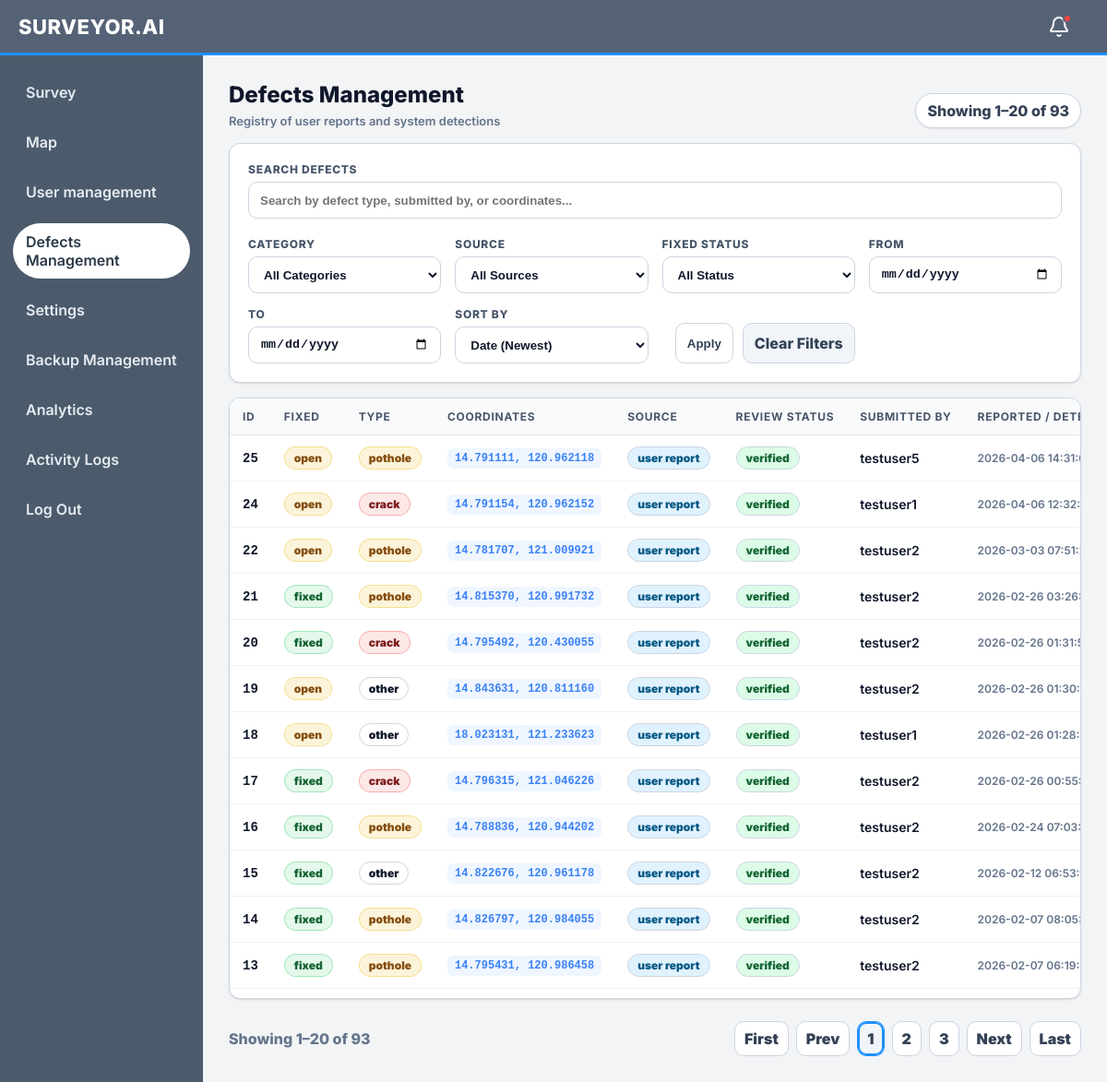
The page /defects (signed in) on the database as committed earlier.
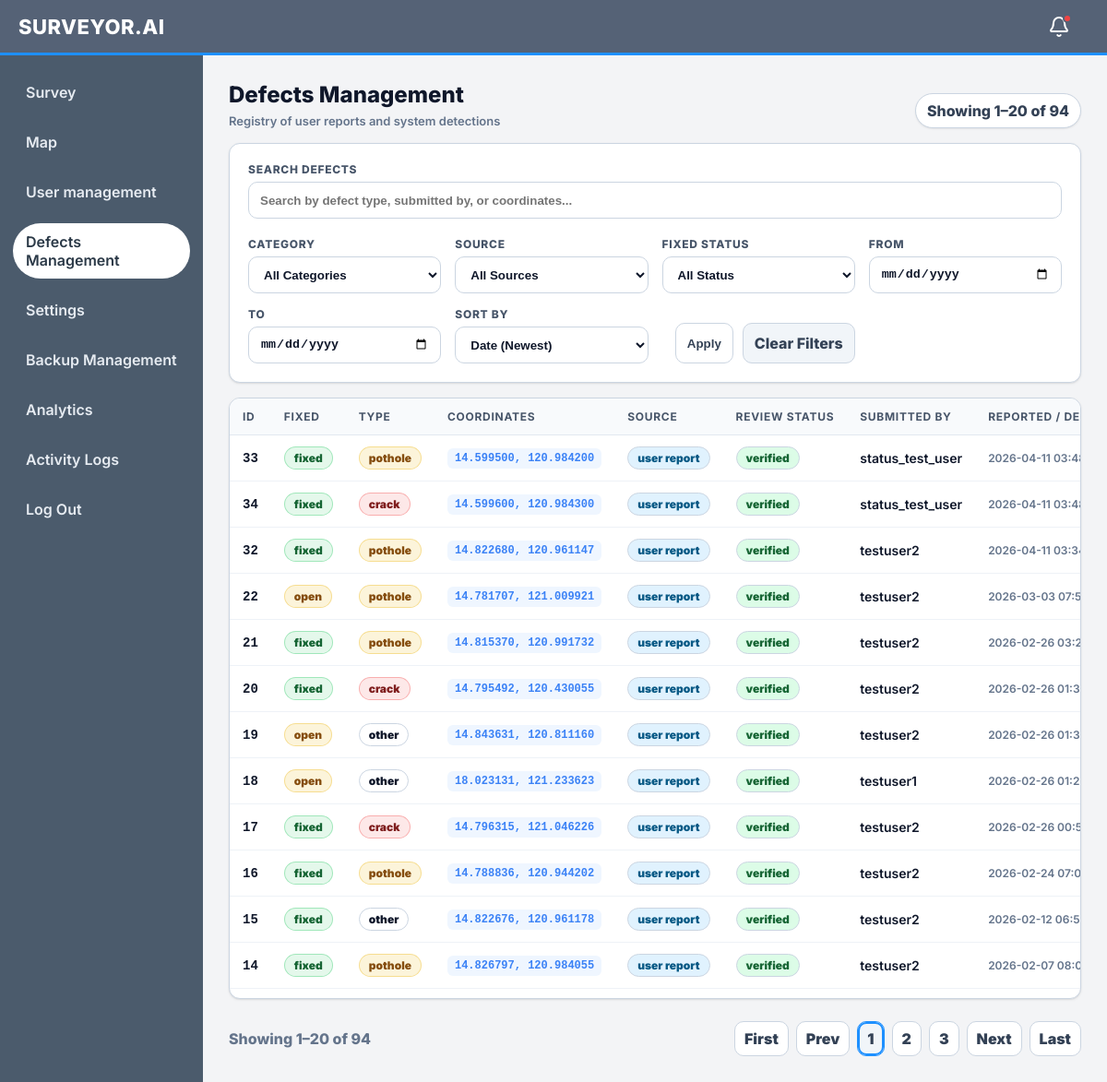
The same page on the database as committed later.
### app.py (models this page shows, shortened)
class Report(db.Model):
    id = db.Column(db.Integer, primary_key=True)
    user_id = db.Column(db.Integer, db.ForeignKey('user.id'), nullable=False, index=True)
    title = db.Column(db.String(200), nullable=False)
    body = db.Column(db.Text, nullable=False)
    latitude = db.Column(db.Float, nullable=True)
    longitude = db.Column(db.Float, nullable=True)
    obstruction_type = db.Column(db.String(50), nullable=True)
    photo_path = db.Column(db.String(512), nullable=True)
    created_at = db.Column(db.Integer, nullable=False, default=lambda: int(time.time()))
    status_updated_at = db.Column(db.Integer, nullable=True, default=lambda: int(time.time()))
    is_fixed = db.Column(db.Boolean, nullable=False, default=False)
    fixed_at = db.Column(db.Integer, nullable=True)
    is_false_report = db.Column(db.Boolean, nullable=False, default=False)
    thumbs_up_count = db.Column(db.Integer, nullable=False, default=0)
    thumbs_down_count = db.Column(db.Integer, nullable=False, default=0)

class User(db.Model):
    id = db.Column(db.Integer, primary_key=True)
    username = db.Column(db.String(150), unique=True, nullable=False)
    email = db.Column(db.String(255), unique=True, nullable=False)
    password_hash = db.Column(db.String(255), nullable=False)
    role = db.Column(db.String(20), nullable=False, default='user')
    status = db.Column(db.String(20), nullable=False, default='active')
    suspended_until = db.Column(db.Integer, nullable=True)
    false_reports_count = db.Column(db.Integer, nullable=False, default=0)
    created_at = db.Column(db.Integer, nullable=False, default=lambda: int(time.time()))

### app.py (the view, shortened to what this page needs)
@app.route('/defects')
def defects_page():
    current_user = _require_admin_or_moderator()
    is_admin = _is_admin(current_user)
    is_admin_or_moderator = _is_admin_or_moderator(current_user)
    q_filter = (request.args.get('q') or '').strip()
    type_filter = (request.args.get('type') or '').strip().lower()
    source_filter = (request.args.get('source') or '').strip().lower()
    status_filter = (request.args.get('status') or '').strip().lower()
    unsure_filter = (request.args.get('unsure') or '').strip().lower()
    start_date = (request.args.get('start_date') or '').strip()
    end_date = (request.args.get('end_date') or '').strip()
    sort = (request.args.get('sort') or 'date_desc').strip().lower()
    try:
        page = max(1, int(request.args.get('page', '1')))
    except Exception:
        page = 1
    try:
        per_page = int(request.args.get('per_page', '20'))
    except Exception:
        per_page = 20
    if per_page not in (10, 20, 50, 100):
        per_page = 20
    reports_query = db.session.query(
        Report.id.label('id'),
        Report.obstruction_type.label('type'),
        Report.latitude.label('latitude'),
        Report.longitude.label('longitude'),
        Report.created_at.label('created_at'),
        Report.status_updated_at.label('status_updated_at'),
        User.username.label('submitted_by'),
        literal_column("'user'").label('source'),
        Report.is_fixed.label('is_fixed'),
        literal_column("'confirmed'").label('review_status'),
        literal_column("''").label('detected_class')
    ).join(User, Report.user_id == User.id).filter(Report.is_false_report == False)
    detections_query = db.session.query(
        Detection.id.label('id'),
        Detection.label.label('type'),
        Detection.latitude.label('latitude'),
        Detection.longitude.label('longitude'),
        Detection.created_at.label('created_at'),
        Detection.status_updated_at.label('status_updated_at'),
        literal_column("''").label('submitted_by'),
        literal_column("'system'").label('source'),
        Detection.is_fixed.label('is_fixed'),
        Detection.review_status.label('review_status'),
        Detection.detected_class.label('detected_class')
    )
    if source_filter:
        if source_filter == 'user':
            detections_query = detections_query.filter(text("1=0"))
        elif source_filter == 'system':
            reports_query = reports_query.filter(text("1=0"))
    combined_query = reports_query.union_all(detections_query)
    if sort == 'date_asc':
        combined_query = combined_query.order_by(text('created_at ASC'))
    elif sort == 'reported_asc':
        combined_query = combined_query.order_by(text('created_at ASC'))
    elif sort == 'reported_desc':
        combined_query = combined_query.order_by(text('created_at DESC'))
    elif sort == 'status_updated_asc':
        combined_query = combined_query.order_by(text('status_updated_at ASC'), text('created_at ASC'))
    elif sort == 'status_updated_desc':
        combined_query = combined_query.order_by(text('status_updated_at DESC'), text('created_at DESC'))
    elif sort == 'type':
        combined_query = combined_query.order_by(text('type ASC'), text('created_at DESC'))
    elif sort == 'source':
        combined_query = combined_query.order_by(text('source ASC'), text('created_at DESC'))
    elif sort == 'status':
        combined_query = combined_query.order_by(text('is_fixed ASC'), text('created_at DESC'))
    else: # date_desc default
        combined_query = combined_query.order_by(text('created_at DESC'))
    total = combined_query.count()
    pages = max(1, (total + per_page - 1) // per_page)
    if page > pages:
        page = pages
    offset = (page - 1) * per_page
    results = combined_query.limit(per_page).offset(offset).all()
    items = []
    for r in results:
        created_at_val = int(r.created_at) if r.created_at else 0
        status_updated_val = int(r.status_updated_at) if getattr(r, 'status_updated_at', None) else created_at_val
        items.append({
            'id': r.id,
            'type': r.type,
            'lat': r.latitude,
            'lon': r.longitude,
            'created_at': created_at_val,
            'created_at_iso': time.strftime('%Y-%m-%d %H:%M:%S', time.localtime(created_at_val)) if created_at_val else '',
            'status_updated_at': status_updated_val,
            'status_updated_at_iso': time.strftime('%Y-%m-%d %H:%M:%S', time.localtime(status_updated_val)) if status_updated_val else '',
            'submitted_by': r.submitted_by,
            'source': r.source,
            'is_fixed': r.is_fixed,
            'review_status': r.review_status,
            'detected_class': r.detected_class
        })
    start = 0 if total == 0 else offset + 1
    end = 0 if total == 0 else min(total, offset + len(items))
    return render_template(
        '/defects.html',
        items=items,
        total=total,
        page=page,
        pages=pages,
        per_page=per_page,
        start=start,
        end=end,
        q=q_filter,
        type_filter=type_filter,
        source_filter=source_filter,
        status_filter=status_filter,
        unsure_filter=unsure_filter,
        start_date=start_date,
        end_date=end_date,
        sort=sort,
        is_admin=is_admin,
        is_admin_or_moderator=is_admin_or_moderator,
        current_user=current_user,
        next_url=request.full_path
    )

### app.py (called while the page is built, shortened)
def _get_current_user():
    uid = session.get('user_id')
    if not uid:
        return None
    try:
        return User.query.get(int(uid))
    except Exception:
        return None

def _is_admin(user) -> bool:
    if not user:
        return False
    role = getattr(user, 'role', None)
    if role is None:
        return False
    return str(role).strip().lower() == 'admin'

def _is_admin_or_moderator(user) -> bool:
    return _is_admin(user) or _is_moderator(user)

def _require_admin_or_moderator():
    cu = _get_current_user()
    if not _is_admin_or_moderator(cu):
        abort(403)
    return cu

@app.before_request
def _block_writes_during_restore():
    if not RESTORE_STATE.get("in_progress"):
        return None

@app.context_processor
def inject_notifications():
    uid = session.get('user_id')
    count = 0
    if uid:
        try:
            count = Notification.query.filter_by(user_id=int(uid), is_read=False).count()
        except Exception:
            pass
    return dict(unread_notifications_count=count)

@app.before_request
def _ensure_gps_started():
    global _gps_started
    if not _gps_started:
        ensure_gps_thread()
        _gps_started = True

### templates/defects.html (shortened to what the changed rows need)
<!DOCTYPE html>
<html>
  <head>
    <link rel="stylesheet" href="{{ url_for('static', filename='css/users.css') }}" />
    <link rel="stylesheet" href="{{ url_for('static', filename='css/mobile-nav.css') }}" />
    <link rel="stylesheet" href="{{ url_for('static', filename='css/defects.css') }}" />
  </head>
  <body>
    <div class="layout">
      <main class="main">
        <div class="page">
          <div class="page-header">
            <div>
              <div class="title">Defects Management</div>
              <div class="subtitle">Registry of user reports and system detections</div>
            </div>
            <div class="count mobile-hide">Showing {{ start }}–{{ end }} of {{ total }}</div>
          </div>
          <div class="card">
            <div class="table-wrap tall">
              <table class="table" aria-label="Defects table">
                <thead>
                  <tr>
                    <th>ID</th>
                    <th>Fixed</th>
                    <th>Type</th>
                    <th>Coordinates</th>
                    <th>Source</th>
                    <th>Review Status</th>
                    <th>Submitted By</th>
                    <th>Reported / Detected At</th>
                  </tr>
                </thead>
                <tbody>
                  {% if items and items|length > 0 %}
                    {% for item in items %}
                      <tr>
                        <td class="mono">{{ item.id }}</td>
                        <td>
                          {% if item.is_fixed %}
                            <span class="badge badge--active">Fixed</span>
                          {% else %}
                            <span class="badge badge--suspended">Open</span>
                          {% endif %}
                        </td>
                        <td>
                          {% if 'pothole' in (item.type|lower) %}
                            <span class="badge badge--suspended">Pothole</span>
                          {% elif 'crack' in (item.type|lower) %}
                            <span class="badge badge--locked">Crack</span>
                          {% else %}
                            <span class="badge">{{ item.type }}</span>
                          {% endif %}
                        </td>
                        <td class="mono">
                          <a href="{{ url_for('map_page', lat=item.lat, lng=item.lon) }}" class="coords-link" title="View on map">
                            {{ "%.6f"|format(item.lat) }}, {{ "%.6f"|format(item.lon) }}
                          </a>
                        </td>
                        <td>
                          {% if item.source == 'system' %}
                            <span class="badge badge--active">System</span>
                          {% else %}
                            <span class="badge badge--user">User Report</span>
                          {% endif %}
                        </td>
                        <td>
                          {% if item.source == 'system' %}
                            {% if item.review_status == 'confirmed' %}
                              <span class="badge badge--confirmed">Validated</span>
                            {% elif item.review_status == 'pending' %}
                              <span class="badge badge--pending">Unvalidated</span>
                            {% elif item.review_status == 'rejected' %}
                              <span class="badge badge--rejected">Rejected</span>
                            {% else %}
                              <span class="muted">—</span>
                            {% endif %}
                          {% else %}
                            <span class="badge badge--confirmed">Verified</span>
                          {% endif %}
                        </td>
                        <td>
                          {% if item.submitted_by %}
                            {{ item.submitted_by }}
                          {% else %}
                            <span class="muted">—</span>
                          {% endif %}
                        </td>
                        <td><div class="timestamp">{{ item.created_at_iso or '—' }}</div></td>
                      </tr>
                    {% endfor %}
                  {% else %}
                    <tr>
                      <td colspan="10" class="empty">No defects found matching your criteria.</td>
                    </tr>
                  {% endif %}
                </tbody>
              </table>
            </div>
          </div>
          <div class="pagination">
            <div class="range">Showing {{ start }}–{{ end }} of {{ total }}</div>
            <div class="pager">
              <a class="page-btn" href="{{ url_for('defects_page', q=q, type=type_filter, unsure=unsure_filter, source=source_filter, status=status_filter, sort=sort, per_page=per_page, page=1) }}">First</a>
              <a class="page-btn" href="{{ url_for('defects_page', q=q, type=type_filter, unsure=unsure_filter, source=source_filter, status=status_filter, sort=sort, per_page=per_page, page=(page-1 if page>1 else 1)) }}">Prev</a>
              {% set start_page = (page - 2) if (page - 2) > 1 else 1 %}
              {% set end_page = (page + 2) if (page + 2) < pages else pages %}
              {% for p in range(start_page, end_page + 1) %}
                <a class="page-num {% if p == page %}active{% endif %}" href="{{ url_for('defects_page', q=q, type=type_filter, unsure=unsure_filter, source=source_filter, status=status_filter, sort=sort, per_page=per_page, page=p) }}">{{ p }}</a>
              {% endfor %}
              <a class="page-btn" href="{{ url_for('defects_page', q=q, type=type_filter, unsure=unsure_filter, source=source_filter, status=status_filter, sort=sort, per_page=per_page, page=(page+1 if page<pages else pages)) }}">Next</a>
              <a class="page-btn" href="{{ url_for('defects_page', q=q, type=type_filter, unsure=unsure_filter, source=source_filter, status=status_filter, sort=sort, per_page=per_page, page=pages) }}">Last</a>
            </div>
          </div>
        </div>
      </main>
    </div>
  </body>
</html>

Rows that differ between the two databases and show on the page:
no longer on this page (row edited): Report: id "25", shows "open", obstruction_type "pothole", lat "14.791111", lon "120.962118", shows "user report", shows "verified", submitted_by "testuser5", created_at_iso "2026-04-06…"
no longer on this page (row edited): Report: id "24", shows "open", obstruction_type "crack", lat "14.791154", lon "120.962152", shows "user report", shows "verified", submitted_by "testuser1", created_at_iso "2026-04-06…"
no longer on this page (row unchanged): Report: id "13", shows "fixed", obstruction_type "pothole", lat "14.795431", lon "120.986458", shows "user report", shows "verified", submitted_by "testuser2", created_at_iso "2026-02-07…"
added Report: id "33", shows "fixed", obstruction_type "pothole", lat "14.599500", lon "120.984200", shows "user report", shows "verified", submitted_by "status_test_user", created_at_iso "2026-04-11…"
added Report: id "34", shows "fixed", obstruction_type "crack", lat "14.599600", lon "120.984300", shows "user report", shows "verified", submitted_by "status_test_user", created_at_iso "2026-04-11…"
added Report: id "32", shows "fixed", obstruction_type "pothole", lat "14.822680", lon "120.961147", shows "user report", shows "verified", submitted_by "testuser2", created_at_iso "2026-04-11…"
Other text that changed with them:
{{ total }}: "93" → "94"
